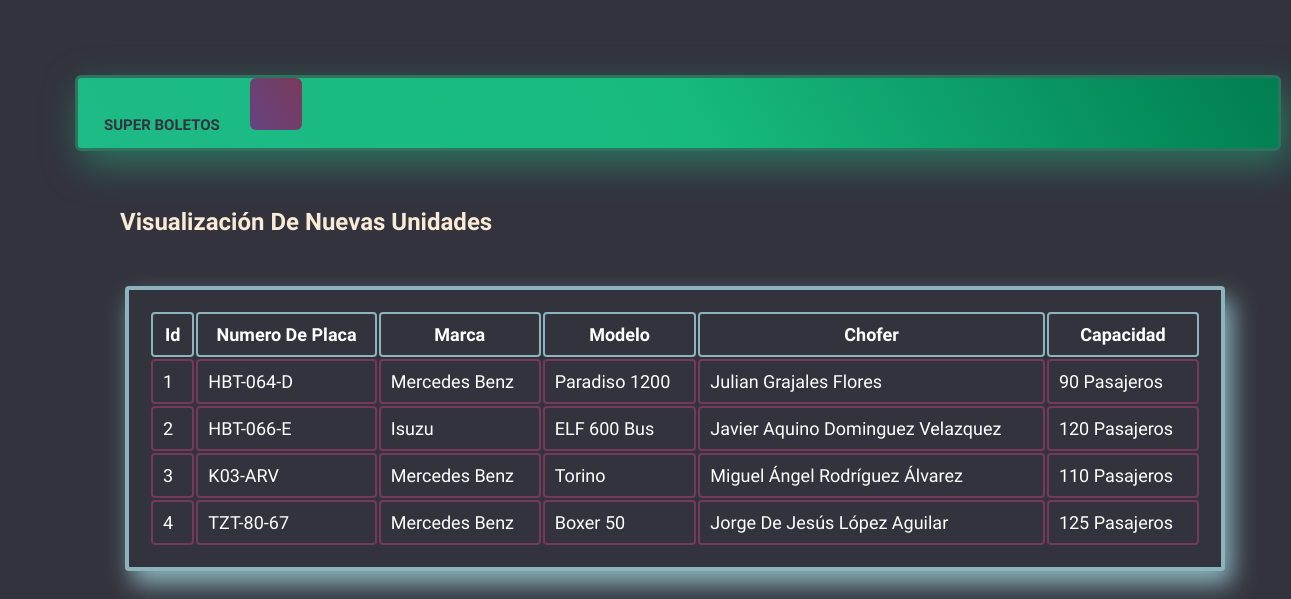
Screenshot of /veruni.php with the database file from the repository.
### tables this page shows
CREATE TABLE `unidad` (
  `Id` int(11) NOT NULL,
  `No_placa` varchar(120) NOT NULL,
  `Marca` varchar(100) NOT NULL,
  `Modelo` varchar(100) NOT NULL,
  `Chofer` varchar(100) NOT NULL,
  `Capacidad` varchar(200) NOT NULL
);

### veruni.php (the view, shortened to what this page needs)
<?php
$conexion=mysqli_connect('localhost','root','','tiendas');
?>
<!DOCTYPE html>
<html lang="en">
<head>
        <link rel="stylesheet" href="css/estiloss.css">
        </head>
        <body>
		<ul class="menu">
            <li><strong><a href="inicio.php">SUPER BOLETOS</a></strong></li>
            <li class="perfil"><a href="logout.php">
            </a></li>
        </ul>
<header class="tab">
            <br>
            <div>
<table class="tabla2">
<tr>
    <br><br>
<h2>Visualización De Nuevas Unidades</h2>
<th class="control3">Id</th>
<th class="control3">Numero De Placa</th>
<th class="control3">Marca</th>
<th class="control3">Modelo</th>
<th class="control3">Chofer</th>
<th class="control3">Capacidad</th>
   <?php
   $sql="SELECT * from unidad";
   $result=mysqli_query($conexion,$sql);
   while($mostrar=mysqli_fetch_array($result)){
?>
<tr>
<td class="control2"><?php echo $mostrar ['Id']?></td>
<td class="control2"><?php echo $mostrar ['No_placa']?></td>
<td class="control2"><?php echo $mostrar ['Marca']?></td>
<td class="control2"><?php echo $mostrar ['Modelo']?></td>
<td class="control2"><?php echo $mostrar ['Chofer']?></td>
<td class="control2"><?php echo $mostrar ['Capacidad']?></td>
</tr>
<?php
   }
   ?>
</table>
<br><br><br>
</div>
</body>
</html>

### css/estiloss.css (style rules this page uses)
body { font-family: arial, helvetica; background-color: rgba(51, 51, 61, 100%); margin-top: 50px; background-repeat: no-repeat; margin: 0; padding: 0; }
.menu { list-style: none; padding: 0; background:linear-gradient(240deg,#007e51,#18bb7e,#1eba87); border-radius: 6px; width: 100%; height: 70px; max-width: 1200px; margin-top: 75px; margin-left: 75px; border: 3px solid #2d745f; box-shadow: 7px 13px 37px #2d745f; }
.menu li a { text-decoration: none; color: #33333d; padding: 26px; display: block; font-family: 'Varela Round', sans-serif; }
.menu li { display: inline-block; text-align: center; font-family: 'Varela Round', sans-serif; font-size: 15px; }
.perfil { background:linear-gradient(240deg,#793b5a,#664381); border-radius: 6px; }
h2 { color: antiquewhite; font-family: 'Varela Round', sans-serif; }
.tab { font-family: 'Varela Round', sans-serif; color: white; margin-left: 120px; }
.tabla2 { width: 1100px; background: #33333d; padding: 20px; margin: 5px; margin-top: 50px; border-radius: 4px; font-family: 'Varela Round', sans-serif; color: white; border: 4px solid #8bb4bd; box-shadow: 7px 13px 25px #8bb4bd; }
.control2 { width: auto; background: #33333d; padding: 10px; border-radius: 4px; margin-bottom: 16px; border: 2px solid #743a56; font-family: 'Varela Round', sans-serif; font-size: 18px; color: white; }
.control3 { width: auto; background: #33333d; padding: 10px; border-radius: 4px; margin-bottom: 16px; border: 2px solid #8bb4bd; font-family: 'Varela Round', sans-serif; font-size: 18px; color: white; }
* { margin: 0; padding: 0; }

### rows the page displays
unidad: Id "1", No_placa "HBT-064-D", Marca "Mercedes Benz", Modelo "Paradiso 1200", Chofer "Julian Grajales Flores", Capacidad "90 Pasajeros"
unidad: Id "2", No_placa "HBT-066-E", Marca "Isuzu", Modelo "ELF 600 Bus", Chofer "Javier Aquino Dominguez Velazquez", Capacidad "120 Pasajeros"
unidad: Id "3", No_placa "K03-ARV", Marca "Mercedes Benz", Modelo "Torino", Chofer "Miguel Ángel Rodríguez Álvarez", Capacidad "110 Pasajeros"
unidad: Id "4", No_placa "TZT-80-67", Marca "Mercedes Benz", Modelo "Boxer 50", Chofer "Jorge De Jesús López Aguilar", Capacidad "125 Pasajeros"
